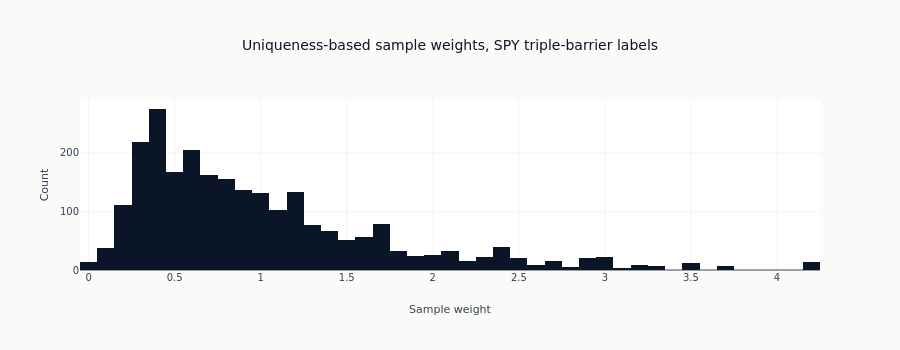

Notebook code cell kept with this figure:
### Markdown cell above
### Sample Weights from Uniqueness

Overlapping labels create mechanical dependence: high-concurrency periods
dominate training loss. Weighting by uniqueness prevents these periods
from overwhelming the model. De Prado introduces **uniqueness-based
sample weights** where more unique samples (less overlap) get higher weights.

### Code cell
if "sample_weight" in labels_tb.columns:
    print("Sample Weight Statistics:")
    display(labels_tb["sample_weight"].describe())

    fig = px.histogram(
        labels_tb.filter(pl.col("sample_weight").is_not_null()).to_pandas(),
        x="sample_weight",
        nbins=50,
        title="Uniqueness-based sample weights, SPY triple-barrier labels",
    )
    fig.update_layout(height=350, xaxis_title="Sample weight", yaxis_title="Count")
    show_plotly_with_alt(
        fig,
        alt=(
            "A right-skewed histogram of uniqueness-based sample weights for the SPY "
            "triple-barrier labels. The weights are normalised to average one. The bulk "
            "sits between zero and one and a half with a mode near 0.4, and a long thin "
            "tail runs out past four. A minority of near-isolated labels therefore carry "
            "several times the weight of a label drawn from a crowded stretch."
        ),
    )

### Figure 1 — Plotly figure (JSON) as saved in the notebook; plotly's stock layout.template omitted (floating-point values rounded to 4 significant figures; data arrays with more than 128 entries replaced by an {"elided": "..."} marker saying what was removed)
{"data": [{"bingroup": "x", "hovertemplate": "sample_weight=%{x}<br>count=%{y}<extra></extra>", "legendgroup": "", "marker": {"color": "#0a1628", "pattern": {"shape": ""}}, "name": "", "nbinsx": 50, "orientation": "v", "showlegend": false, "type": "histogram", "x": {"elided": "2516 float values"}, "xaxis": "x", "yaxis": "y"}], "layout": {"barmode": "relative", "height": 350, "legend": {"tracegroupgap": 0}, "title": {"text": "Uniqueness-based sample weights, SPY triple-barrier labels"}, "xaxis": {"anchor": "y", "domain": [0, 1], "title": {"text": "Sample weight"}}, "yaxis": {"anchor": "x", "domain": [0, 1], "title": {"text": "Count"}}}}
